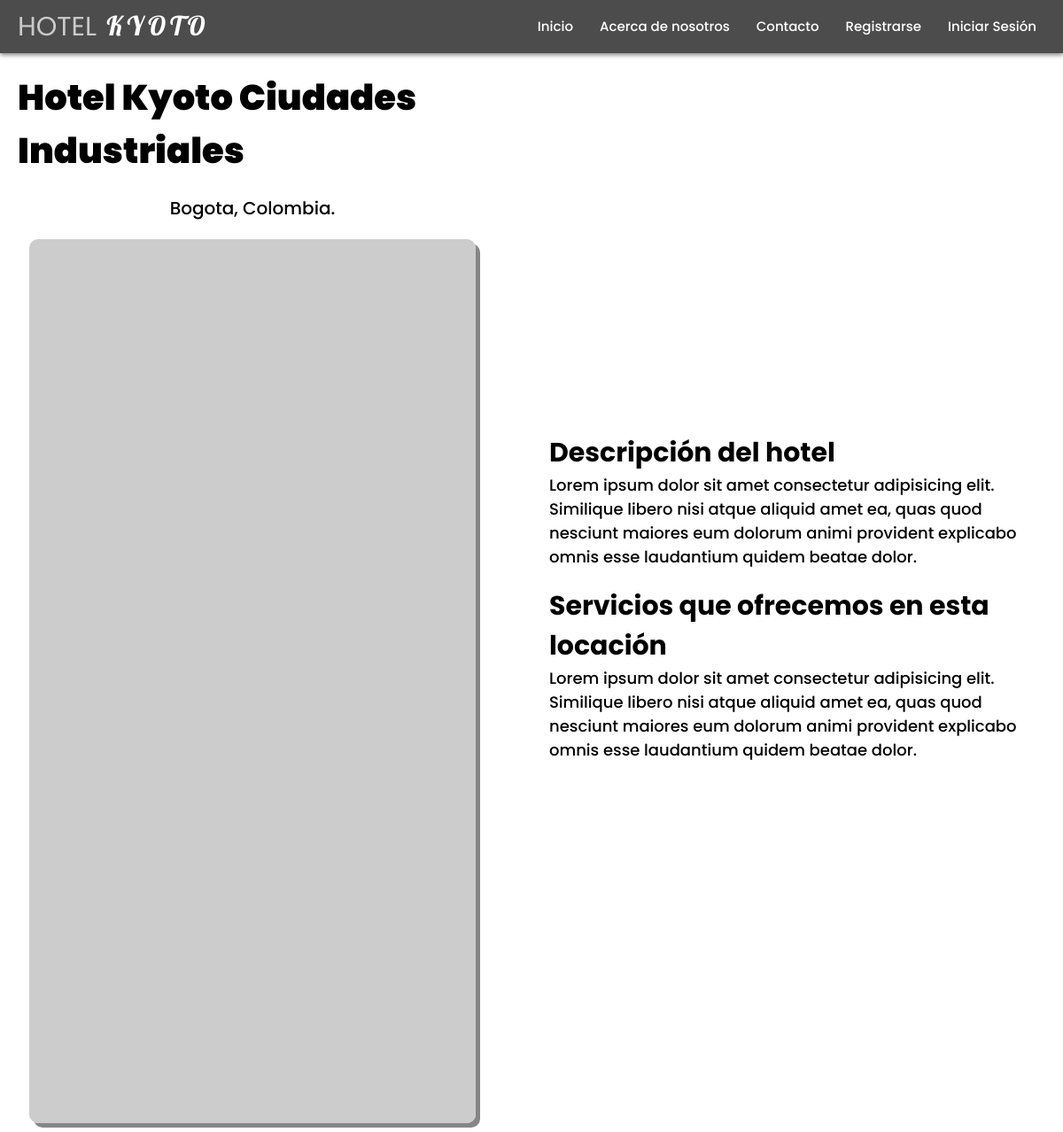
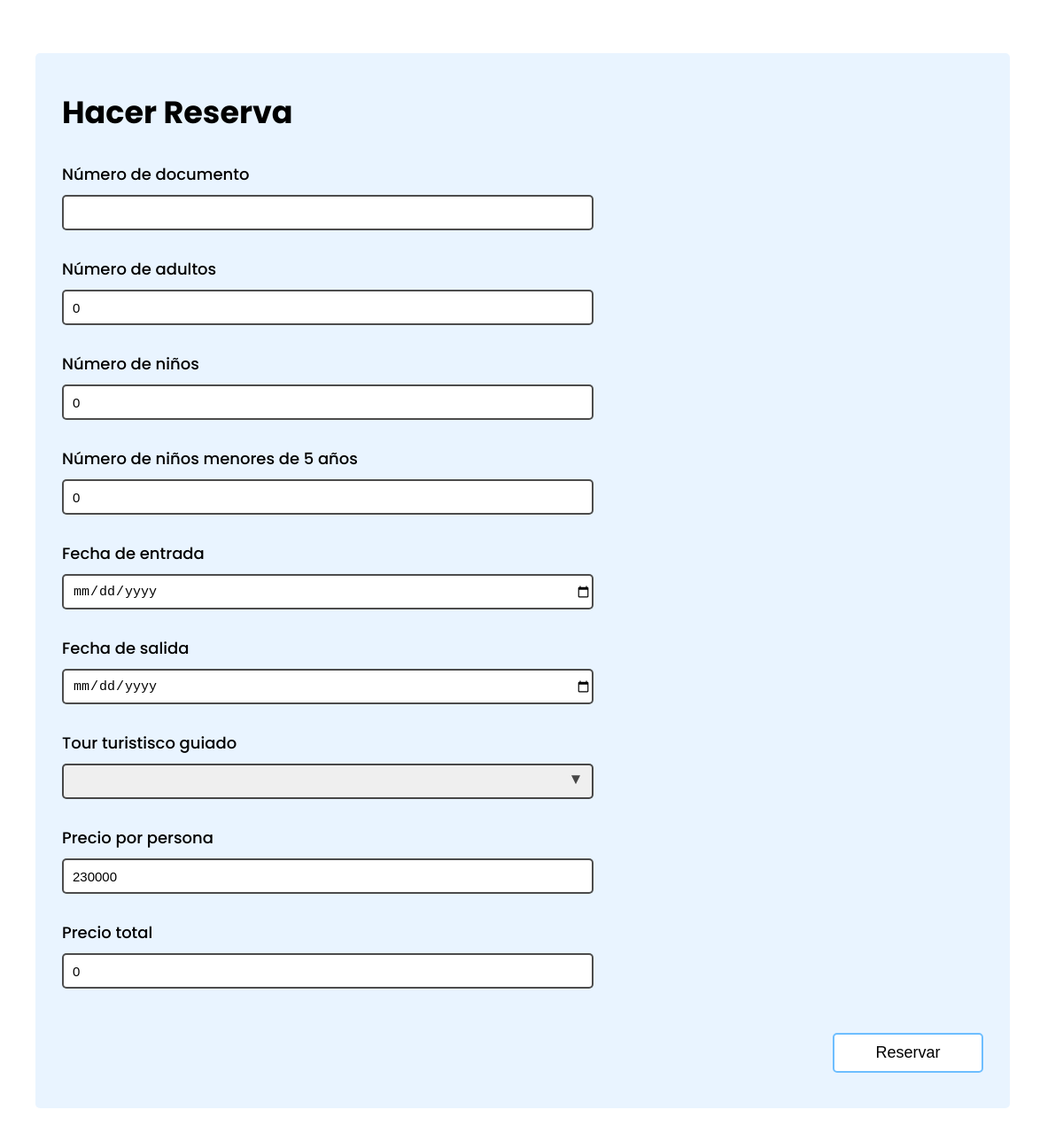
Screenshot of /hotel.php?hotel=631672f9ea59f with the database file from the repository (2 pictures, top to bottom).
### tables this page shows
CREATE TABLE `hoteles` (
  `id_hotel` varchar(13) NOT NULL,
  `nom_hotel` varchar(100) NOT NULL,
  `descrip` tinytext NOT NULL,
  `servicios` text NOT NULL,
  `img` text NOT NULL,
  `direccion` varchar(150) NOT NULL,
  `precio` float NOT NULL
);

### hotel.php (the view, shortened to what this page needs)
<?php
$db = new Database();
$con = $db->connection();
$id = $_SESSION['id'];
$hotel_id = $_GET['hotel'];
$query = $con->prepare("SELECT * FROM hoteles WHERE id_hotel=?");
$query->execute([$hotel_id]);
$item = $query->fetch(PDO::FETCH_ASSOC);
?>
<!DOCTYPE html>
<html lang="en">
<head>
  <?php include './includes/styles.php' ?>
</head>
<body>
  <?php include './includes/header.php' ?>
  <main id="hotel-details-container">
    <div id="hotel-main-details-container">
      <h1><?php echo $item['nom_hotel'] ?></h1>
      <p><?php echo $item['direccion'] ?></p>
      <div>
        <img src="<?php echo $item['img'] ?>" alt="">
      </div>
    </div>
    <div id="hotel-side-details-container">
      <div>
        <h2>Descripción del hotel</h2>
        <p><?php echo $item['descrip'] ?></p>
      </div>
      <div>
        <h2>Servicios que ofrecemos en esta locación</h2>
        <p><?php echo $item['servicios'] ?></p>
      </div>
    </div>
  </main>
  <section id="reservation-form-container">
    <form action="./actions/make_reservation.php" method="POST" id="reservation-form" class="form">
      <h3 class="form-title">Hacer Reserva</h3>
      <div class="input-container">
        <label for="document-number">Número de documento</label>
        <input type="number" name="document-number" id="document-number" value="<?php echo $id ?>" placeholder="<?php echo $id ?>" readonly>
      </div>
      <div class="input-container">
        <label for="people-input">Número de adultos</label>
        <input type="number" name="people" id="people-input" value="0">
      </div>
      <div class="input-container">
        <label for="children-input">Número de niños</label>
        <input type="number" name="children" id="children-input" value="0">
      </div>
      <div class="input-container">
        <label for="minors-input">Número de niños menores de 5 años</label>
        <input type="number" name="minors" id="minors-input" min="0" value="0">
      </div>
      <div class="input-container">
        <label for="fec-start-input">Fecha de entrada</label>
        <input type="date" name="fec-start" id="fec-start-input">
      </div>
      <div class="input-container">
        <label for="fec-end-input">Fecha de salida</label>
        <input type="date" name="fec-end" id="fec-end-input">
      </div>
      <div class="input-container select-container">
        <label for="tour-type">Tour turistisco guiado</label>
        <select name="tour-type" id="tour-type">
          <option value="0" selected></option>
          <option value="1">Tour 1</option>
        </select>
      </div>
      <div class="input-container">
        <label for="price-input">Precio por persona</label>
        <input type="number" name="price" id="price-input" value="<?php echo $item['precio'] ?>" placeholder="<?php echo $item['precio'] ?>" readonly>
      </div>
      <div class="input-container">
        <label for="total-input">Precio total</label>
        <input type="number" name="total-price" id="total-input" value="0" readonly>
      </div>
      <div class="submit-container">
        <input type="submit" value="Reservar">
      </div>
    </form>
  </section>
</body>
</html>

### styles/main.css (style rules this page uses)
*, *::before, *::after { margin: 0; padding: 0; box-sizing: border-box; }
html { font-size: 10px; scroll-behavior: smooth; }
body { font-family: "Poppins", sans-serif; overflow-x: hidden; overflow-y: auto; }
.form { width: 100%; max-width: 500px; height: max-content; display: flex; flex-direction: column; gap: 2rem; padding: 4rem 3rem; background-color: rgba(218, 237, 255, 0.3); border: 2px solid rgb(110, 190, 255); border-radius: 5px; margin: 3rem 0; }
.form-title { font-size: 3.5rem; font-weight: 700; }
.input-container { width: 100%; height: auto; display: flex; flex-direction: column; gap: 0.5rem; }
.input-container label { font-size: 1.8rem; font-weight: 500; }
.input-container input, .input-container textarea { font-size: 1.5rem; height: 40px; padding-left: 1rem; border-radius: 5px; border: none; border: solid 2px rgba(0, 0, 0, 0.7); outline-color: rgb(110, 190, 255); outline-offset: 2px; }
.select-container { position: relative; }
.select-container select { appearance: none; border: none; width: 100%; height: 40px; border: solid 2px rgba(0, 0, 0, 0.7); border-radius: 5px; font-size: 1.5rem; padding: 0 1rem; outline-color: rgb(110, 190, 255); outline-offset: 2px; }
.select-container::after { content: ""; width: 1rem; height: 1rem; background-color: rgba(0, 0, 0, 0.7); clip-path: polygon(100% 0%, 0 0%, 50% 100%); position: absolute; top: 45px; right: 15px; touch-action: none; }
.submit-container { width: 100%; margin-top: 2rem; display: flex; justify-content: flex-end; }
.submit-container input { width: 170px; height: 45px; font-size: 1.8rem; font-weight: 500; text-align: center; background-color: rgb(255, 255, 255); border: solid 2px rgb(110, 190, 255); border-radius: 5px; transition: all 300ms; cursor: pointer; }
#hotel-details-container { width: 100%; min-height: calc(100vh - 60px); height: max-content; display: flex; flex-direction: row; justify-content: center; align-items: center; gap: 3rem; margin-top: 60px; }
#hotel-main-details-container, #hotel-side-details-container { min-width: 45%; max-width: 50%; min-height: calc(100vh - 80px); height: max-content; display: flex; flex-direction: column; justify-content: center; align-items: center; gap: 2rem; padding: 2rem; }
#hotel-main-details-container h1 { font-size: 4rem; font-weight: 900; }
#hotel-main-details-container p { font-size: 2rem; font-weight: 500; }
#hotel-main-details-container > div { width: 100%; height: 70%; display: flex; flex-direction: column; justify-content: center; align-items: center; }
#hotel-main-details-container > div img { width: 95%; height: 100%; object-fit: cover; border-radius: 10px; box-shadow: 5px 5px 0 0 rgba(14, 14, 14, 0.5); }
#hotel-side-details-container h2 { font-size: 3rem; font-weight: 700; }
#hotel-side-details-container p { font-size: 1.8rem; font-weight: 500; }
#reservation-form-container { width: 100%; height: max-content; padding: 2rem 4rem; }
#reservation-form { max-width: calc(100vw - 100px); border: none; flex-direction: row; flex-wrap: wrap; gap: 3rem; background-color: rgba(181, 219, 255, 0.3); }
#reservation-form h3 { min-width: 100%; max-width: 100%; }
#reservation-form .input-container { min-width: 290px; width: 90%; max-width: 600px; margin: 0; padding: 0; gap: 1rem; }
#reservation-form .select-container::after { top: 50px; }

### rows the page displays
hoteles: nom_hotel "Hotel Kyoto Ciudades Industriales", direccion "Bogota, Colombia.", descrip "Lorem ipsum dolor sit amet consectetur adipisicing elit. Similique libero nisi atque aliquid amet ea, quas quod nesciunt maiores eum dolorum animi provident explicabo omnis esse laudantium quidem beatae dolor.", servicios "Lorem ipsum dolor sit amet consectetur adipisicing elit. Similique libero nisi atque aliquid amet ea, quas quod nesciunt maiores eum dolorum animi provident explicabo omnis esse laudantium quidem beatae dolor.", price "230000"
